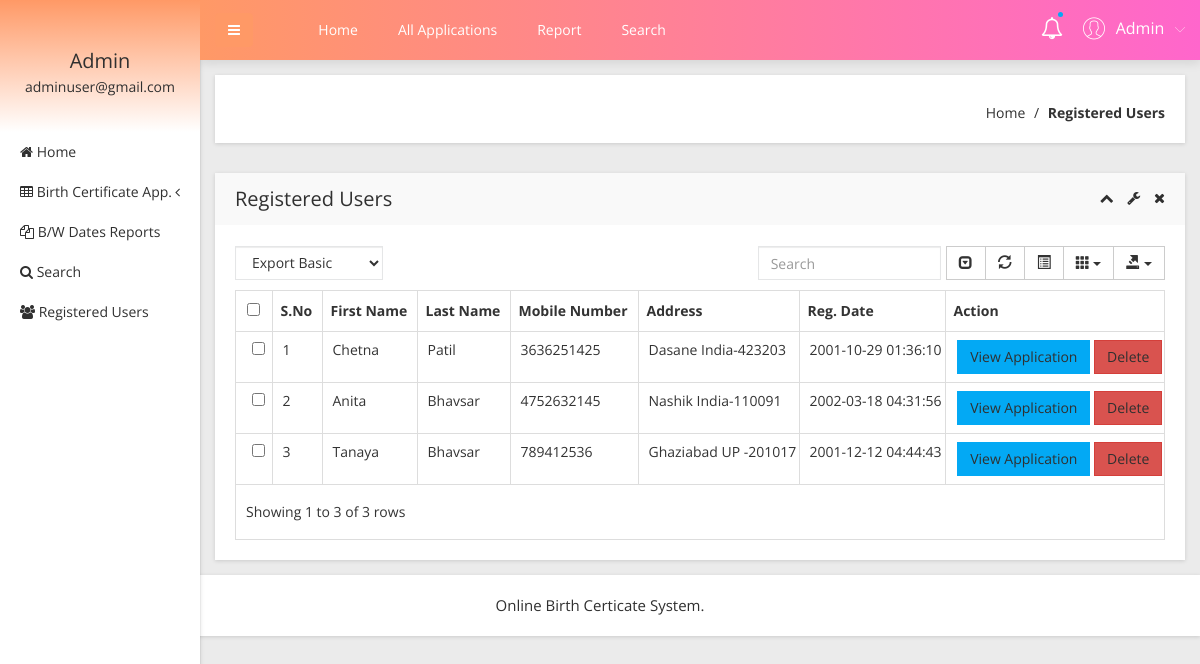
Screenshot of /admin/registered-users.php (signed in) with the database file from the repository.
### tables this page shows
CREATE TABLE `tbluser` (
  `ID` int(10) NOT NULL,
  `FirstName` varchar(200) DEFAULT NULL,
  `LastName` varchar(200) DEFAULT NULL,
  `MobileNumber` bigint(10) DEFAULT NULL,
  `Address` mediumtext DEFAULT NULL,
  `Password` varchar(200) NOT NULL,
  `RegDate` timestamp NULL DEFAULT current_timestamp()
);

### admin/registered-users.php (the view, shortened to what this page needs)
<?php
include('includes/dbconnection.php');
if (strlen($_SESSION['obcsaid']==0)) {
  header('location:logout.php');
  } else{
  ?>
<!doctype html>
<html class="no-js" lang="en">
<head>
    <link rel="stylesheet" href="css/bootstrap.min.css">
    <link rel="stylesheet" href="css/font-awesome.min.css">
    <link rel="stylesheet" href="css/adminpro-custon-icon.css">
    <link rel="stylesheet" href="css/meanmenu.min.css">
    <link rel="stylesheet" href="css/jquery.mCustomScrollbar.min.css">
    <link rel="stylesheet" href="css/animate.css">
    <link rel="stylesheet" href="css/data-table/bootstrap-table.css">
    <link rel="stylesheet" href="css/data-table/bootstrap-editable.css">
    <link rel="stylesheet" href="css/normalize.css">
    <link rel="stylesheet" href="css/c3.min.css">
    <link rel="stylesheet" href="style.css">
    <link rel="stylesheet" href="css/responsive.css">
</head>
<body class="materialdesign">
    <div class="wrapper-pro">
      <?php include_once('includes/sidebar.php');?>
        <?php include_once('includes/header.php');?>
            <div class="breadcome-area mg-b-30 small-dn">
                <div class="container-fluid">
                    <div class="row">
                        <div class="col-lg-12">
                            <div class="breadcome-list shadow-reset">
                                <div class="row">
                                    <div class="col-lg-12">
                                        <ul class="breadcome-menu">
                                            <li><a href="dashboard.php">Home</a> <span class="bread-slash">/</span>
                                            </li>
                                            <li><span class="bread-blod">Registered Users</span>
                                            </li>
                                        </ul>
                                    </div>
                                </div>
                            </div>
                        </div>
                    </div>
                </div>
            </div>
            <div class="data-table-area mg-b-15">
                <div class="container-fluid">
                    <div class="row">
                        <div class="col-lg-12">
                            <div class="sparkline13-list shadow-reset">
                                <div class="sparkline13-hd">
                                    <div class="main-sparkline13-hd">
                                        <h1>Registered Users</h1>
                                        <div class="sparkline13-outline-icon">
                                            <span class="sparkline13-collapse-link"><i class="fa fa-chevron-up"></i></span>
                                            <span><i class="fa fa-wrench"></i></span>
                                            <span class="sparkline13-collapse-close"><i class="fa fa-times"></i></span>
                                        </div>
                                    </div>
                                </div>
                                <div class="sparkline13-graph">
                                    <div class="datatable-dashv1-list custom-datatable-overright">
                                        <div id="toolbar">
                                            <select class="form-control">
                                                <option value="">Export Basic</option>
                                            </select>
                                        </div>
                                        <table id="table" data-toggle="table" data-pagination="true" data-search="true" data-show-columns="true" data-show-pagination-switch="true" data-show-refresh="true" data-key-events="true" data-show-toggle="true" data-resizable="true" data-cookie="true" data-cookie-id-table="saveId" data-show-export="true" data-click-to-select="true" data-toolbar="#toolbar">
                                            <thead>
                                                <tr>
                                                    <th>S.No</th>
                                                    <th>First Name</th>
                                                    <th>Last Name</th>
                                                    <th >Mobile Number</th>
                                                    <th>Address</th>
                                                    <th>Reg. Date</th>
                                                    <th data-field="action">Action</th>
                                                </tr>
                                            </thead>
                                            <tbody>
                                              <?php
$sql="SELECT * from tbluser";
$query = $dbh -> prepare($sql);
$query->execute();
$results=$query->fetchAll(PDO::FETCH_OBJ);
$cnt=1;
if($query->rowCount() > 0)
{
foreach($results as $row)
{               ?>
                                                <tr>
                                                    <td><?php echo htmlentities($cnt);?></td>
                                                    <td><?php  echo htmlentities($row->FirstName);?></td>
                                                    <td><?php  echo htmlentities($row->LastName);?></td>
                                                   <td><?php  echo htmlentities($row->MobileNumber);?></td>
                                                    <td><?php  echo htmlentities($row->Address);?></td>
                <td><?php  echo htmlentities($row->RegDate);?>
                  </td>
                                                    <td class="datatable-ct"><a href="users-applications.php?userid=<?php echo htmlentities ($row->ID);?>&&fname=<?php  echo htmlentities($row->FirstName);?>" class="btn btn-primary" target="_blank">View Application</a>
<a href="registered-users.php?del=<?php echo htmlentities($row->ID);?>" onclick="return confirm('Do you really want to delete?');" class="btn btn-danger">Delete</a>
                                                    </td>
                                                </tr>
                                             <?php $cnt=$cnt+1;}} ?>
                                            </tbody>
                                        </table>
                                    </div>
                                </div>
                            </div>
                        </div>
                    </div>
                </div>
            </div>
        </div>
    </div>
  <?php include_once('includes/footer.php');?>
</body>
</html><?php }  ?>

### admin/includes/sidebar.php (shortened to what this page needs)
     <?php
include('includes/dbconnection.php');
if (strlen($_SESSION['obcsaid']==0)) {
  header('location:logout.php');
  } else{
  ?>
  <div class="left-sidebar-pro">
            <nav id="sidebar">
                <div class="sidebar-header">
                    <?php
$aid=$_SESSION['obcsaid'];
$sql="SELECT AdminName,Email from  tbladmin where ID=:aid";
$query = $dbh -> prepare($sql);
$query->bindParam(':aid',$aid,PDO::PARAM_STR);
$query->execute();
$results=$query->fetchAll(PDO::FETCH_OBJ);
$cnt=1;
if($query->rowCount() > 0)
{
foreach($results as $row)
{               ?>
                    <h3> <?php  echo $row->AdminName;?></h3>
                    <p> <?php  echo $row->Email;?></p>
                  <?php $cnt=$cnt+1;}} ?>
                </div>
                <div class="left-custom-menu-adp-wrap">
                    <ul class="nav navbar-nav left-sidebar-menu-pro">
                        <li class="nav-item">
                            <a href="dashboard.php" role="button" aria-expanded="false"><i class="fa big-icon fa-home"></i> <span class="mini-dn">Home</span> </a>
                        </li>
                        <li class="nav-item"><a href="#" data-toggle="dropdown" role="button" aria-expanded="false" class="nav-link dropdown-toggle"><i class="fa big-icon fa-table"></i> <span class="mini-dn">Birth Certificate App.</span> <span class="indicator-right-menu mini-dn"><i class="fa indicator-mn fa-angle-left"></i></span></a>
                        </li>
                        <li class="nav-item">
                            <a href="between-dates-report.php" role="button" aria-expanded="false"><i class="fa big-icon fa-files-o"></i> <span class="mini-dn">B/W Dates Reports</span> </a>
                        </li>
                        <li class="nav-item">
                            <a href="search.php" role="button" aria-expanded="false"><i class="fa fa-search"></i> <span class="mini-dn">Search</span> </a>
                        </li>
                             <li class="nav-item">
                            <a href="  registered-users.php" role="button" aria-expanded="false"><i class="fa fa-users"></i> <span class="mini-dn">Registered Users</span> </a>
                        </li>
                    </ul>
                </div>
            </nav>
        </div>
        <?php }  ?>

### admin/includes/header.php (shortened to what this page needs)
      <?php
include('includes/dbconnection.php');
if (strlen($_SESSION['obcsaid']==0)) {
  header('location:logout.php');
  } else{
  ?>
 <div class="content-inner-all">
            <div class="header-top-area">
                <div class="fixed-header-top">
                    <div class="container-fluid">
                        <div class="row">
                            <div class="col-lg-1 col-md-6 col-sm-6 col-xs-12">
                                <button type="button" id="sidebarCollapse" class="btn bar-button-pro header-drl-controller-btn btn-info navbar-btn">
                                    <i class="fa fa-bars"></i>
                                </button>
                            </div>
                            <div class="col-lg-6 col-md-1 col-sm-1 col-xs-12">
                                <div class="header-top-menu tabl-d-n">
                                    <ul class="nav navbar-nav mai-top-nav">
                                        <li class="nav-item"><a href="dashboard.php" class="nav-link">Home</a>
                                        </li>
                                        <li class="nav-item"><a href="all-applications.php" class="nav-link">All Applications</a>
                                        </li>
                                        <li class="nav-item"><a href="between-dates-report.php" class="nav-link">Report</a>
                                        </li>
                                        <li class="nav-item"><a href="search.php" class="nav-link">Search</a>
                                        </li>
                                    </ul>
                                </div>
                            </div>
                            <div class="col-lg-5 col-md-5 col-sm-6 col-xs-12">
                                <div class="header-right-info">
                                    <ul class="nav navbar-nav mai-top-nav header-right-menu">
                                        <li class="nav-item"><a href="new-birth-application.php" data-toggle="dropdown" role="button" aria-expanded="false" class="nav-link dropdown-toggle"><i class="fa fa-bell-o" aria-hidden="true"></i><span class="indicator-nt"></span></a>
                                        </li>
                                        <li class="nav-item">
                                            <a href="#" data-toggle="dropdown" role="button" aria-expanded="false" class="nav-link dropdown-toggle">
                                                <?php
$aid=$_SESSION['obcsaid'];
$sql="SELECT AdminName,Email from  tbladmin where ID=:aid";
$query = $dbh -> prepare($sql);
$query->bindParam(':aid',$aid,PDO::PARAM_STR);
$query->execute();
$results=$query->fetchAll(PDO::FETCH_OBJ);
$cnt=1;
if($query->rowCount() > 0)
{
foreach($results as $row)
{               ?>
                                                <span class="adminpro-icon adminpro-user-rounded header-riht-inf"></span>
                                                <span class="admin-name"><?php  echo $row->AdminName;?></span>
                                                <span class="author-project-icon adminpro-icon adminpro-down-arrow"></span><?php $cnt=$cnt+1;}} ?>
                                            </a>
                                        </li>
                                    </ul>
                                </div>
                            </div>
                        </div>
                    </div>
                </div>
            </div><?php }  ?>

### rows the page displays
tbluser: FirstName "Chetna", LastName "Patil", MobileNumber "3636251425", Address "Dasane India-423203", RegDate "2001-10-29 01:36:10"
tbluser: FirstName "Anita", LastName "Bhavsar", MobileNumber "4752632145", Address "Nashik India-110091", RegDate "2002-03-18 04:31:56"
tbluser: FirstName "Tanaya", LastName "Bhavsar", MobileNumber "789412536", Address "Ghaziabad UP -201017", RegDate "2001-12-12 04:44:43"

### other values shown
$row->AdminName "Admin"
$row->Email "adminuser@gmail.com"
